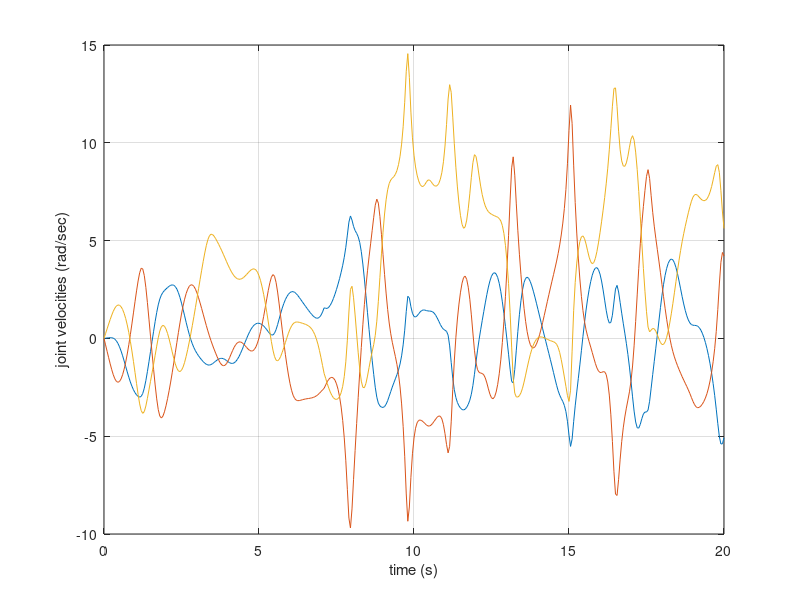

The MATLAB script that drew this image: (Note: this script raises an error after producing the figure.)
function meen_q3()
clear all
global f;
f = 1;
tspan=0:0.05:20;
x0=[0;0;0;0;0;0];
[t,y]=ode45(@myfunc,tspan,x0);
% figure(1)
plot(t,y(:,2),t,y(:,4),t,y(:,6));
xlabel('time (s)');ylabel('joint velocities (rad/sec)');grid on;
animate_simulation_3(t,y)
 


 function dy=myfunc(t,y)
dy=zeros(6,1);
g=9.81;
l1=1;
l2=1; l3=1;
lc1=0.5;
lc2=0.5; lc3=0.5;
m1=1;
m2=1; m3=1;
g=9.81;
I1=1;
I2=1; I3=1;


D= [I1+I2+I3+lc1^2*m1+(l1^2 + lc2^2)*m2+(l1^2 + l2^2 + lc3^2)*m3+2*l1*(lc2*m2 + l2*m3)*cos(y(3)) + 2*lc3*m3*(l2 *cos(y(5)) + l1*cos(y(3) + y(5)))  I2+I3+lc2^2*m2+(l2^2 + lc3^2)*m3 + l1*(lc2*m2+l2*m3)*cos(y(3)) ...
   + 2*l2*lc3*m3*cos(y(5))+ l1*lc3*m3*cos(y(3) + y(5))  I3+lc3^2*m3 + l2*lc3*m3*cos(y(5)) + l1*lc3*m3*cos(y(3) + y(5));I2+I3+lc2^2*m2+(l2^2 + lc3^2)*m3 + l1*(lc2*m2 + l2*m3)*cos(y(3)) + 2*l2*lc3*m3 *cos(y(5)) ... 
   + l1*lc3*m3*cos(y(3) + y(5)) I2+I3+lc2^2*m2+(l2^2 + lc3^2)*m3 + 2*l2*lc3*m3*cos(y(5)) I3+lc3^2*m3+l2*lc3*m3*cos(y(5)); I3 + lc3^2*m3 + l2*lc3*m3*cos(y(5)) + l1*lc3*m3*cos(y(3) + y(5)) I3 + lc3^2*m3 + ...
   l2*lc3*m3*cos(y(5)) I3 + lc3^2*m3];

C=[(-1).*l1.*((lc2.*m2+l2.*m3).*sin(y(3))+lc3.*m3.*sin(y(3)+y(5))).* ...
 y(4)+(-1).*lc3.*m3.*(l2.*sin(y(5))+l1.*sin(y(3)+y(5))).* ...
 y(6),(-1).*l1.*((lc2.*m2+l2.*m3).*sin(y(3))+lc3.* ...
 m3.*sin(y(3)+y(5))).*(y(2)+y(4))+(-1) ...
 .*lc3.*m3.*(l2.*sin(y(5))+l1.*sin(y(3)+y(5))).*y(6),(-1) ...
 .*lc3.*m3.*(l2.*sin(y(5))+l1.*sin(y(3)+y(5))).*(y(2)+ ...
 y(4)+y(6));l1.*((lc2.*m2+l2.*m3).*sin(y(3))+lc3.*m3.*sin(y(3)+y(5))).*y(2)+(-1).*l2.*lc3.*m3.*sin(y(5)).*y(6),(-1).*l2.*lc3.*m3.*sin(y(5)).*y(6),(-1).*l2.*lc3.*m3.*sin(y(5)).*(y(2)+y(4)+y(6));...
 lc3.*m3.*((l2.*sin(y(5))+l1.*sin(y(3)+y(5))).*y(2)+l2.*sin(y(5)).*y(4)),l2.*lc3.*m3.*sin(y(5)).*(y(2)+y(4)),0];

G=[g.*((lc1.*m1+l1.*m2+l1.*m3).*cos(y(1))+(lc2.*m2+l2.*m3).*cos( ...
y(1)+y(3))+lc3.*m3.*cos(y(1)+y(3)+y(5)));g.*((lc2.*m2+l2.*m3).*cos(y(1)+ ...
y(3))+lc3.*m3.*cos(y(1)+y(3)+y(5)));g.*lc3.*m3.*cos(y(1)+y(3)+y(5))];

Cp=D\C;
Gp=D\G;
global f;

if f == 1
    tau = [15;0;0];
else 
    tau = [0;0;0];
end

% tau = [0;0;0];

if y(1) > pi/2
    f = 0;
end

taup=D\tau;
dy(1)=y(2);
dy(2)=-Cp(1,1)*y(2) -Cp(1,2)*y(4)-Cp(1,3)*y(6) -Gp(1)+ taup(1);
dy(3)=y(4);
dy(4)=-Cp(2,1)*y(2)-Cp(2,2)*y(4)-Cp(2,3)*y(6)- Gp(2)+taup(2) ;
dy(5)=y(6);
dy(6)=-Cp(3,1)*y(2)-Cp(3,2)*y(4)-Cp(3,3)*y(6)- Gp(3)+taup(3) ;


